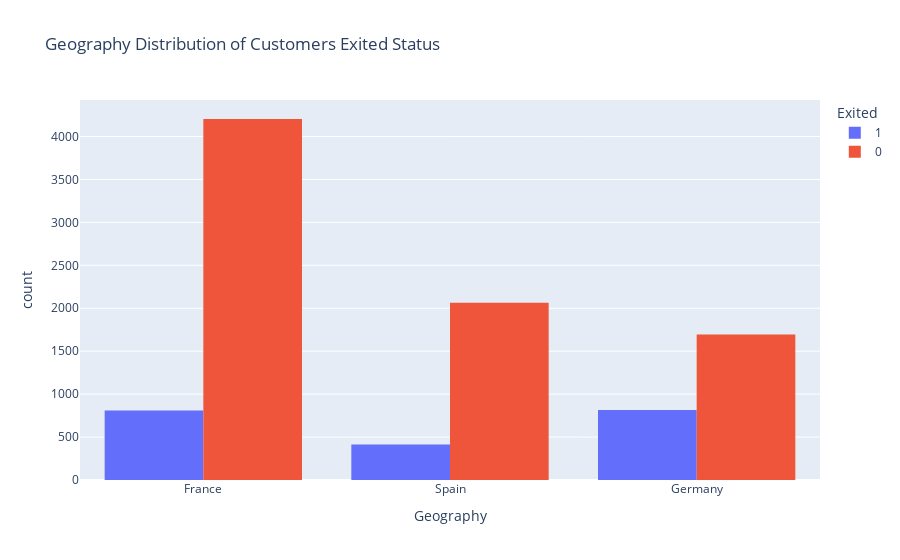

This figure's notebook cell:
### Code cell
# Geography Distribution of Customers' Exited Status'
px.histogram(data_frame=df , x = 'Geography' , color='Exited' , barmode='group' , title= 'Geography Distribution of Customers'' Exited Status')

### Figure 1 — Plotly figure (JSON) as saved in the notebook; plotly's stock layout.template omitted (floating-point values rounded to 4 significant figures; data arrays with more than 128 entries replaced by an {"elided": "..."} marker saying what was removed)
{"data": [{"alignmentgroup": "True", "bingroup": "x", "hovertemplate": "Exited=1<br>Geography=%{x}<br>count=%{y}<extra></extra>", "legendgroup": "1", "marker": {"color": "#636efa", "pattern": {"shape": ""}}, "name": "1", "offsetgroup": "1", "orientation": "v", "showlegend": true, "type": "histogram", "x": {"elided": "2037 str values"}, "xaxis": "x", "yaxis": "y"}, {"alignmentgroup": "True", "bingroup": "x", "hovertemplate": "Exited=0<br>Geography=%{x}<br>count=%{y}<extra></extra>", "legendgroup": "0", "marker": {"color": "#EF553B", "pattern": {"shape": ""}}, "name": "0", "offsetgroup": "0", "orientation": "v", "showlegend": true, "type": "histogram", "x": {"elided": "7963 str values"}, "xaxis": "x", "yaxis": "y"}], "layout": {"barmode": "group", "legend": {"title": {"text": "Exited"}, "tracegroupgap": 0}, "title": {"text": "Geography Distribution of Customers Exited Status"}, "xaxis": {"anchor": "y", "domain": [0, 1], "title": {"text": "Geography"}}, "yaxis": {"anchor": "x", "domain": [0, 1], "title": {"text": "count"}}}}
